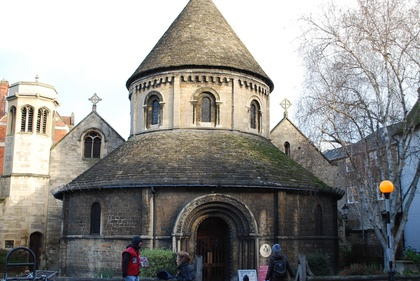
%> input picture vision/A4data/round_church1.jpg, 420 x 281 px, shrunk from 1936 x 1296 before the run
$ octave CE1.m   (GNU Octave 9; MATLAB toolbox functions it lacks are replaced by stand-ins)
%> lines starting %> are read from the running program, lines starting %| are printed output that depends on the picture
### vision/A4data/rital.m
function rital(linjer,st)
% rital takes as input a 3xn matrix "linjer"
% where each column
% represents the hom. coordinates of a 2D line.
% It then plots those lines. Use "hold on" before
% rital to see all the lines.
% The optional second argument "st" controls the
% line style of the plot.
% NOTE: rital is dependent on a function pflat
% which divides each column of an mxn matrix by
% its last element and outputs the obtained
% normalized matrix.
if nargin == 1,
 st='-';
end;
if size(linjer)==0,
  slask=[];
else
  [slask,nn]=size(linjer);
  rikt=psphere([linjer(2,:);-linjer(1,:);zeros(1,nn)]);
  punkter=pflat(cross(rikt,linjer));
  for i=1:nn;
   plot([punkter(1,i)-2000*rikt(1,i) punkter(1,i)+2000*rikt(1,i)], ...
        [punkter(2,i)-2000*rikt(2,i) punkter(2,i)+2000*rikt(2,i)],st);
  end;
  slask=[];
end;

### vision/A4data/pflat.m
function y = pflat(x)
% Normalizes (m,n)-array x of n homogeneous points
% to last coordinate 1.
y = x ./ x(end,:);
end

### vision/A4data/psphere.m
function [y,alpha]=psphere(x);
% [y,alpha]=psphere(x) - normalization of projective points.
% Do a normalization on the projective
% points in x. Each column is considered to
% be a point in homogeneous coordinates.
% INPUT :
%  x     - matrix in which each column is a point.
% OUTPUT :
%  y     - result after normalization.
%  alpha - depth

[a,n]=size(x);
alpha=sqrt(sum(x.^2));
y=x./(ones(a,1)*alpha);

### vision/A4data/CE1.m
load("compEx1data.mat");

x1norm = pflat(inv(K)*x{1});
x2norm = pflat(inv(K)*x{2});
len = length(x1norm);

M = zeros(len, 9);
for i=1:len
    xx = x2norm(:,i)*x1norm(:,i)';
    M(i,:) = xx(:)';
end

[~,~,V] = svd(M);
v = V(:,end);
Fn = reshape(v,[3 3]);
[U,~,V] = svd(Fn);
if det(U*V')<0
    V = -V;
end
E = U*diag([1 1 0])*V';

F = pinv(K')*E*pinv(K);
F = F./F(end);

l1 = F'*x{2};
l2 = F*x{1};

l1 = l1 ./ sqrt (repmat(l1(1,:).^2 +l1(2 ,:).^2,[3 1]));
l2 = l2 ./ sqrt (repmat(l2(1,:).^2 +l2(2 ,:).^2,[3 1]));

dist1 = abs(sum(l1.*x{1}));
dist2 = abs(sum(l2.*x{2}));

rms_value = sqrt(1 / (2 * len) * (sum(dist1.^2) + sum(dist2.^2)));
disp(['Root Mean Square (rms) value with all points' num2str(rms_value)]);

figure(1)
histogram(dist1,100)
title('Image 1 without RANSAC')
xlabel('Distance Between Epipolar Line and Image Point')
ylabel('Number of Image Points')
%> figure, not shown here; tallest bar 3348 high, from x = 0.00579 to 12.19
figure(2)
histogram(dist2,100)
title('Image 2 without RANSAC')
xlabel('Distance Between Epipolar Line and Image Point')
ylabel('Number of Image Points')
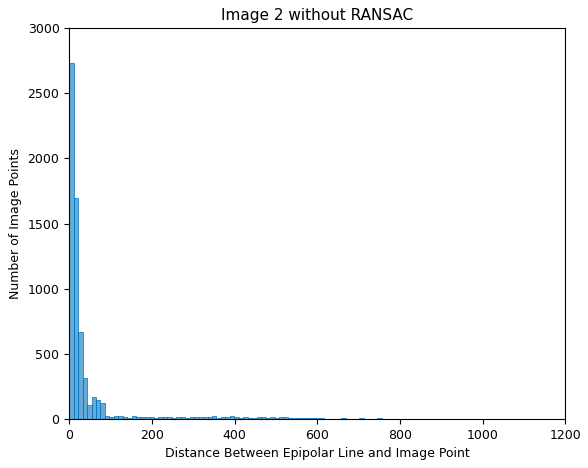
%> figure redrawn from the program's plot data; tallest bar 2733 high, from x = 0.00671 to 10.8

randp = randperm(len,20);
r1 = x{1}(:,randp);
r2 = x{2}(:,randp);

im1 = imread("round_church1.jpg");
%> im1 is the input picture: size 281x420x3 uint8; mean R, G, B 141.9, 140.6, 137.4
im2 = imread("round_church2.jpg");
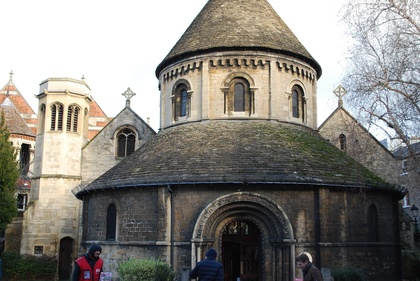
%> input picture vision/A4data/round_church2.jpg, 420 x 281 px, shrunk from 1936 x 1296 before the run
%> im2 is the input picture: size 281x420x3 uint8; mean R, G, B 135, 132.1, 126.5

figure(3)
imshow(im1)
hold on
plot(r1(1,:),r1(2,:),'r*','Markersize',10)
rital(l1(:,randp));
hold off
title('Image 1 without RANSAC')
legend('Image points','Epipolar lines')
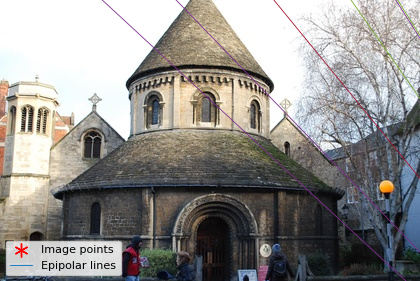
%> figure redrawn from the program's plot data; its title reads 'Image 1 without RANSAC'

figure(4)
imshow(im2)
hold on
plot(r2(1,:),r2(2,:),'r*','Markersize',10)
rital(l2(:,randp));
hold off
title('Image 2 without RANSAC')
legend('Image points','Epipolar lines')
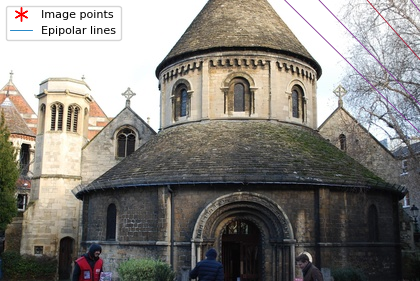
%> figure redrawn from the program's plot data; its title reads 'Image 2 without RANSAC'

err_thershold = 0.0002;
alpha = 0.95;
eps = 0.1;
s = 8;
T = log10(1-alpha)/log10(1-eps^s);

E_final = [];
dist1_final = [];
dist2_final = [];
num_inliers = -inf;

while T~=0
randp = randperm(len,s);
r1 = x1norm(:,randp);
r2 = x2norm(:,randp);

M = zeros(s, 9);
for i=1:s
    xx = r2(:,i)*r1(:,i)';
    M(i,:) = xx(:)';
end

[~,~,V] = svd(M);
v = V(:,end);
Fn = reshape(v,[3 3]);
[U,~,V] = svd(Fn);
if det(U*V')<0
    V = -V;
end
E = U*diag([1 1 0])*V';

l1 = E'*x2norm;
l2 = E*x1norm;

l1 = l1 ./ sqrt (repmat(l1(1,:).^2 +l1(2 ,:).^2,[3 1]));
l2 = l2 ./ sqrt (repmat(l2(1,:).^2 +l2(2 ,:).^2,[3 1]));

dist1 = abs(sum(l1.*x1norm));
dist2 = abs(sum(l2.*x2norm));

inliers = (dist1.^2+dist2.^2)/2 < err_thershold^2;
num_inliers_new = sum(inliers);
if num_inliers_new > num_inliers
    num_inliers = num_inliers_new;
    E_final = E;
    dist1_final = dist1;
    dist2_final = dist2;
end
if eps < num_inliers/len
    eps = num_inliers/len;
    T = ceil(log10(1-alpha)/log10(1-eps^s));
else
    T = T - 1;
end
end

F = pinv(K')*E_final*pinv(K);
F = F./F(end);

l1 = F'*x{2};
l2 = F*x{1};

l1 = l1 ./ sqrt (repmat(l1(1,:).^2 +l1(2 ,:).^2,[3 1]));
l2 = l2 ./ sqrt (repmat(l2(1,:).^2 +l2(2 ,:).^2,[3 1]));

dist1 = abs(sum(l1.*x{1}));
dist2 = abs(sum(l2.*x{2}));

rms_value = sqrt(1 / (2 * len) * (sum(dist1.^2) + sum(dist2.^2)));
disp(['Root Mean Square (rms) value using RANSAC ' num2str(rms_value)]);

figure(5)
histogram(dist1,100)
title('Image 1 with RANSAC')
xlabel('Distance Between Epipolar Line and Image Point')
ylabel('Number of Image Points')
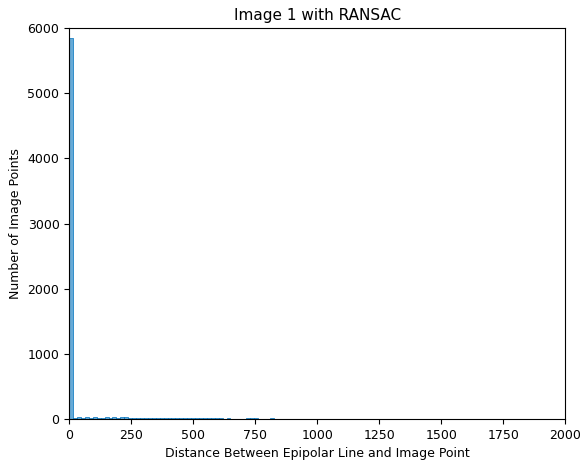
%> figure redrawn from the program's plot data; tallest bar 5843 high, from x = 6.13e-05 to 15.86
pause(1)
figure(6)
histogram(dist2,100)
title('Image 2 with RANSAC')
xlabel('Distance Between Epipolar Line and Image Point')
ylabel('Number of Image Points')
%> figure, not shown here; tallest bar 5846 high, from x = 7.11e-05 to 23.35
pause(1)

randp = randperm(len,20);
r1 = x{1}(:,randp);
r2 = x{2}(:,randp);

figure(7)
imshow(im1)
hold on
plot(r1(1,:),r1(2,:),'r*','Markersize',10)
rital(l1(:,randp));
hold off
title('Image 1 with RANSAC')
legend('Image points','Epipolar lines')
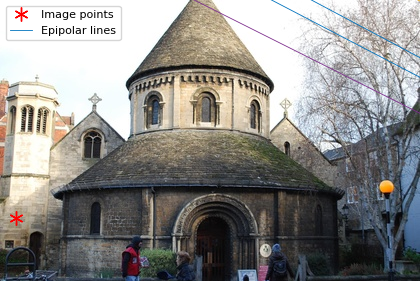
%> figure redrawn from the program's plot data; its title reads 'Image 1 with RANSAC'
pause(1)
figure(8)
imshow(im2)
hold on
plot(r2(1,:),r2(2,:),'r*','Markersize',10)
rital(l2(:,randp));
hold off
title('Image 2 with RANSAC')
legend('Image points','Epipolar lines')
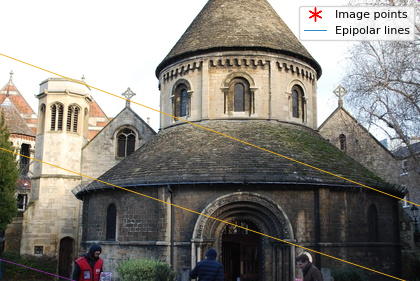
%> figure redrawn from the program's plot data; its title reads 'Image 2 with RANSAC'
